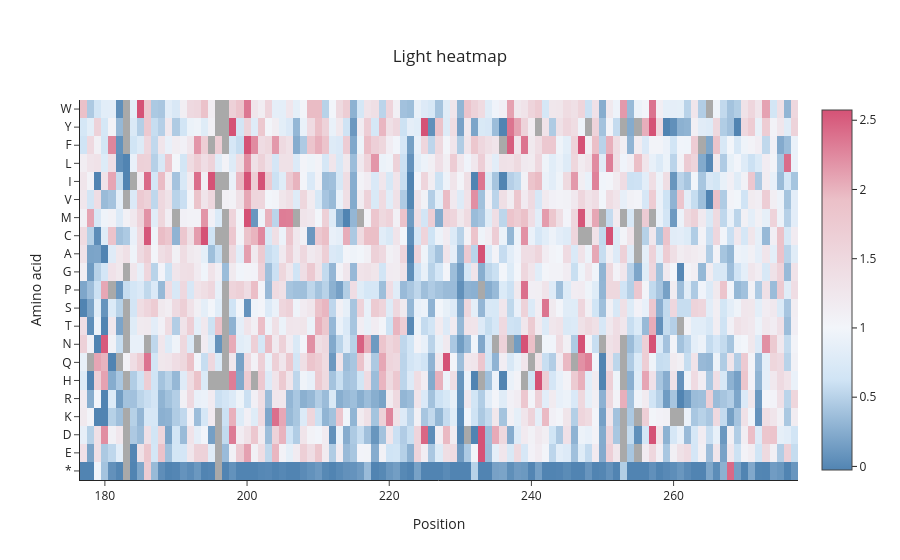

This figure's notebook cell:
### Code cell
light_heatmap_fig = create_heatmap(data_df, condition="Light", cmin=0.03, cmax=0.99)
light_heatmap_fig.show()
output_dir = create_dir(output_root_dir, "heatmaps")
light_heatmap_fig.write_image(os.path.join(output_dir, f"light.png"), width=3.3*600, height=1*600, scale=5)
del light_heatmap_fig, output_dir

### Figure 1 — Plotly figure (JSON) as saved in the notebook; plotly's stock layout.template omitted (floating-point values rounded to 4 significant figures; data arrays with more than 128 entries replaced by an {"elided": "..."} marker saying what was removed)
{"data": [{"colorscale": [[0, "rgb(81,132,178)"], [0.25, "rgb(208,228,245)"], [0.3946, "rgb(242,245,250)"], [0.75, "rgb(235,192,200)"], [1, "rgb(213,82,118)"]], "hoverongaps": false, "hovertemplate": "Variant: %{hovertext}<br>Mean: %{z:.2f}<extra></extra>", "hovertext": {"elided": "2121 str values"}, "x": {"elided": "2121 int values"}, "y": {"elided": "2121 str values"}, "z": {"elided": "2121 float values"}, "zmax": 2.574, "zmin": -0.02585, "type": "heatmap"}], "layout": {"plot_bgcolor": "darkgrey", "yaxis": {"categoryorder": "array", "categoryarray": ["*", "E", "D", "K", "R", "H", "Q", "N", "T", "S", "P", "G", "A", "C", "M", "V", "I", "L", "F", "Y", "W"], "title": {"text": "Amino acid"}, "showgrid": false}, "title": {"text": "Light heatmap", "xanchor": "center", "yanchor": "top", "x": 0.5}, "xaxis": {"title": {"text": "Position"}, "showgrid": false}}}
